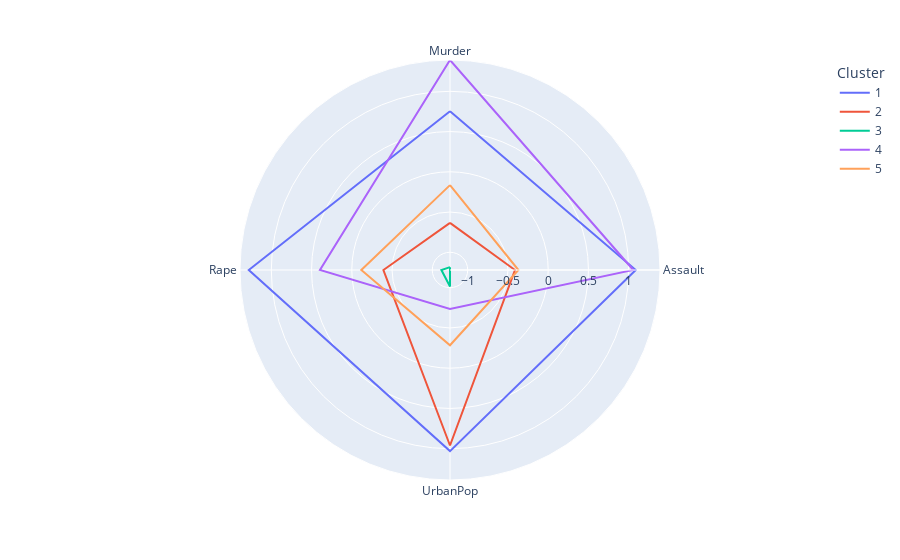

Notebook cell for this chart:
### Markdown cell above
Another nice way to visualize K-means results when there are not too many k is the radar chart.
Returning to the USArrest example, we can use k-means and then inspect whether the clusters make sense.

### Code cell
std_scaler = StandardScaler()

USArrests = pd.read_csv('USArrests.csv')#
USArrests=USArrests.rename(columns={"Unnamed: 0":"State"})
USArrests_kmeansfit = KMeans(n_clusters=5, random_state=0, n_init="auto").fit(std_scaler.fit_transform(USArrests.loc[:,["Murder","Assault",  "UrbanPop",  "Rape"]]))

df = pd.DataFrame(USArrests_kmeansfit.cluster_centers_,columns=["Murder","Assault",  "UrbanPop",  "Rape"])
df["Cluster"]=list(range(1,6))
USArrests["Cluster"]=USArrests_kmeansfit.fit_predict(USArrests.loc[:,["Murder","Assault",  "UrbanPop",  "Rape"]])
# USA_cluster_mean=USArrests.loc[:,["Murder","Assault",  "UrbanPop",  "Rape","Cluster"]].groupby("Cluster").mean(numeric_only=True)
# USA_cluster_mean["Cluster"]=USA_cluster_mean.index
USA_x_m=pd.melt(df, id_vars=['Cluster'],
          value_vars=["Murder","Assault",  "UrbanPop",  "Rape"])
fig = px.line_polar(USA_x_m, r = 'value', theta = 'variable', line_close = True,
                    color = 'Cluster')
#fig.update_traces(fill = 'toself')

fig.show()


states = gpd.read_file('cb_2018_us_state_500k')

non_continental = ['HI','VI','MP','GU','AK','AS','PR']
us49 = states
for n in non_continental:
    us49 = us49[us49.STUSPS != n]
states=us49
# Assuming km.usA$cluster is your clustering result
# Replace the following line with your clustering result
km_usA_cluster = {'cluster': [0, 1, 2, 3], 'region': ['alabama', 'alaska', 'arizona', 'arkansas']}  # Sample data

# Convert km.usA$cluster to a DataFrame
dfft = pd.DataFrame(USArrests)

# Convert region names to lowercase to match with states data
dfft['region'] = dfft['State'].str.lower()

colors=sns.color_palette("husl",5).as_hex()

# Merge the states GeoDataFrame with the clustering results DataFrame
statec = states.merge(dfft, left_on='NAME', right_on='State', how='right')
statec['c'] = statec.Cluster.map({0:colors[0], 1:colors[1], 2:colors[2],3:colors[3],4:colors[4]})

fig, ax = plt.subplots(figsize=(10, 10))
fig.subplots_adjust(hspace=0.0, wspace=0.0)
statec.plot("Cluster", color=statec.c,legend=True,ax=ax)
xmin, ymin, xmax, ymax = states.total_bounds
pad = 5  # add a padding around the geometry
ax.set_xlim(xmin-pad, xmax+pad)
ax.set_ylim(ymin-pad, ymax+pad)
plt.show()

### Figure 1 — Plotly figure (JSON) as saved in the notebook; plotly's stock layout.template omitted (floating-point values rounded to 4 significant figures)
{"data": [{"hovertemplate": "Cluster=1<br>value=%{r}<br>variable=%{theta}<extra></extra>", "legendgroup": "1", "line": {"color": "#636efa", "dash": "solid"}, "marker": {"symbol": "circle"}, "mode": "lines", "name": "1", "r": [0.7519, 1.088, 1.03, 1.28, 0.7519], "showlegend": true, "subplot": "polar", "theta": ["Murder", "Assault", "UrbanPop", "Rape", "Murder"], "type": "scatterpolar"}, {"hovertemplate": "Cluster=2<br>value=%{r}<br>variable=%{theta}<extra></extra>", "legendgroup": "2", "line": {"color": "#EF553B", "dash": "solid"}, "marker": {"symbol": "circle"}, "mode": "lines", "name": "2", "r": [-0.635, -0.4128, 0.9603, -0.3928, -0.635], "showlegend": true, "subplot": "polar", "theta": ["Murder", "Assault", "UrbanPop", "Rape", "Murder"], "type": "scatterpolar"}, {"hovertemplate": "Cluster=3<br>value=%{r}<br>variable=%{theta}<extra></extra>", "legendgroup": "3", "line": {"color": "#00cc96", "dash": "solid"}, "marker": {"symbol": "circle"}, "mode": "lines", "name": "3", "r": [-1.185, -1.22, -1.015, -1.113, -1.185], "showlegend": true, "subplot": "polar", "theta": ["Murder", "Assault", "UrbanPop", "Rape", "Murder"], "type": "scatterpolar"}, {"hovertemplate": "Cluster=4<br>value=%{r}<br>variable=%{theta}<extra></extra>", "legendgroup": "4", "line": {"color": "#ab63fa", "dash": "solid"}, "marker": {"symbol": "circle"}, "mode": "lines", "name": "4", "r": [1.389, 1.057, -0.7356, 0.3956, 1.389], "showlegend": true, "subplot": "polar", "theta": ["Murder", "Assault", "UrbanPop", "Rape", "Murder"], "type": "scatterpolar"}, {"hovertemplate": "Cluster=5<br>value=%{r}<br>variable=%{theta}<extra></extra>", "legendgroup": "5", "line": {"color": "#FFA15A", "dash": "solid"}, "marker": {"symbol": "circle"}, "mode": "lines", "name": "5", "r": [-0.1659, -0.3695, -0.2851, -0.1182, -0.1659], "showlegend": true, "subplot": "polar", "theta": ["Murder", "Assault", "UrbanPop", "Rape", "Murder"], "type": "scatterpolar"}], "layout": {"legend": {"title": {"text": "Cluster"}, "tracegroupgap": 0}, "margin": {"t": 60}, "polar": {"angularaxis": {"direction": "clockwise", "rotation": 90}, "domain": {"x": [0, 1], "y": [0, 1]}}}}
